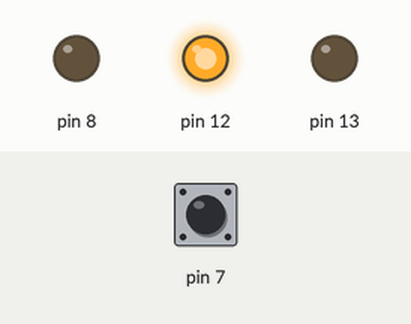
A sketch run on a simulated Arduino Uno, built with avr-gcc and run on an emulated ATmega328P. On the bench: output pins drawn as LEDs (lit = HIGH). Inputs (shaded band) come from the test bench; at power-on: pin 7 HIGH. What the sketch prints to the serial monitor is not drawn.

Above: at 1.2 s.
1.3 s: pin 7 pulled LOW for 0.25 s
At 1.5 s:
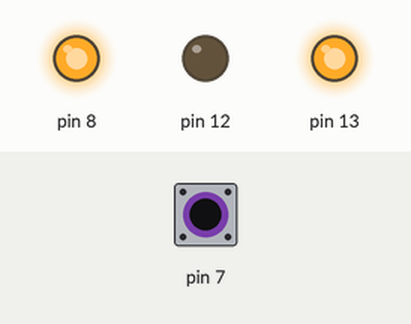
3.1 s: pin 7 pulled LOW for 3.2 s
At 7.6 s:
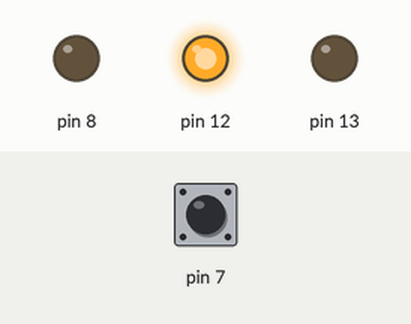
Timing chart, 0 to 9.1 s (numbered marks = the images above; inputs shaded):
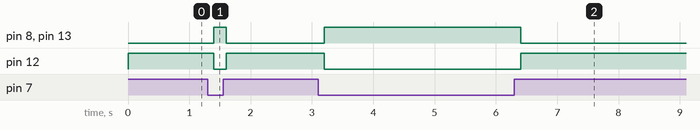

Measured:
- after the input at 1.3 s, pin 8, pin 13: LOW → HIGH after 0.10 s, → LOW 0.20 s later; pin 12: HIGH → LOW after 0.10 s, → HIGH 0.20 s later
- after the input at 3.1 s, pin 8, pin 13: LOW → HIGH after 0.10 s, → LOW 3.2 s later; pin 12: HIGH → LOW after 0.10 s, → HIGH 3.2 s later

The sketch:

Code04.ino
```cpp
// Lab 10 - Code 04: Arduino Abstraction vs Direct Registers
// Board: Arduino Uno
//
// Run VERSION A first, then VERSION B.
// LED behaviour must be identical — proving Arduino functions
// are wrappers around the same register writes.

// ── VERSION A: Arduino functions ──────────────────────────
// Comment out Version B below and uncomment this block.

/*
void setup() {
    pinMode(13, OUTPUT);
    pinMode(12, OUTPUT);
    pinMode(8,  OUTPUT);
    pinMode(7,  INPUT_PULLUP);
    Serial.begin(9600);
    Serial.println("Version A: Arduino abstraction");
}

void loop() {
    bool pressed = (digitalRead(7) == LOW);
    if (pressed) {
        digitalWrite(13, HIGH);
        digitalWrite(12, LOW);
        digitalWrite(8,  HIGH);
        Serial.println("Button pressed — Red + Blue ON");
    } else {
        digitalWrite(13, LOW);
        digitalWrite(12, HIGH);
        digitalWrite(8,  LOW);
        Serial.println("No press — Green ON");
    }
    delay(200);
}
*/

// ── VERSION B: Direct register access ─────────────────────
void setup() {
    DDRB |= (1 << PB5) | (1 << PB4) | (1 << PB0);
    DDRD &= ~(1 << PD7);
    PORTD |= (1 << PD7);
    Serial.begin(9600);
    Serial.println("Version B: Direct registers");
}

void loop() {
    bool pressed = !(PIND & (1 << PD7));
    if (pressed) {
        PORTB |=  (1 << PB5);
        PORTB &= ~(1 << PB4);
        PORTB |=  (1 << PB0);
        Serial.println("Button pressed — Red + Blue ON");
    } else {
        PORTB &= ~(1 << PB5);
        PORTB |=  (1 << PB4);
        PORTB &= ~(1 << PB0);
        Serial.println("No press — Green ON");
    }
    delay(200);
}
```
